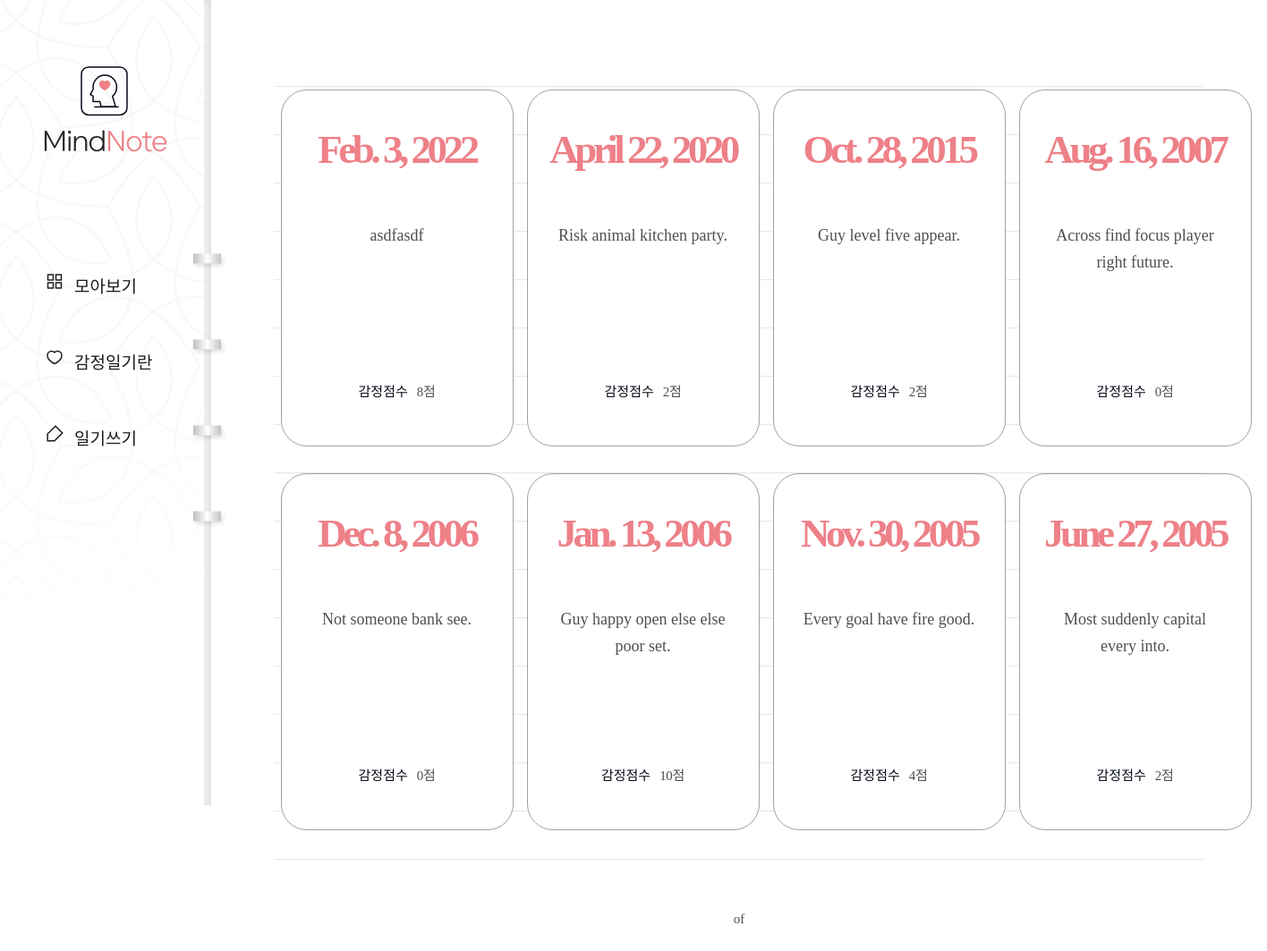
/diary/, run on an earlier commit of the app's database.
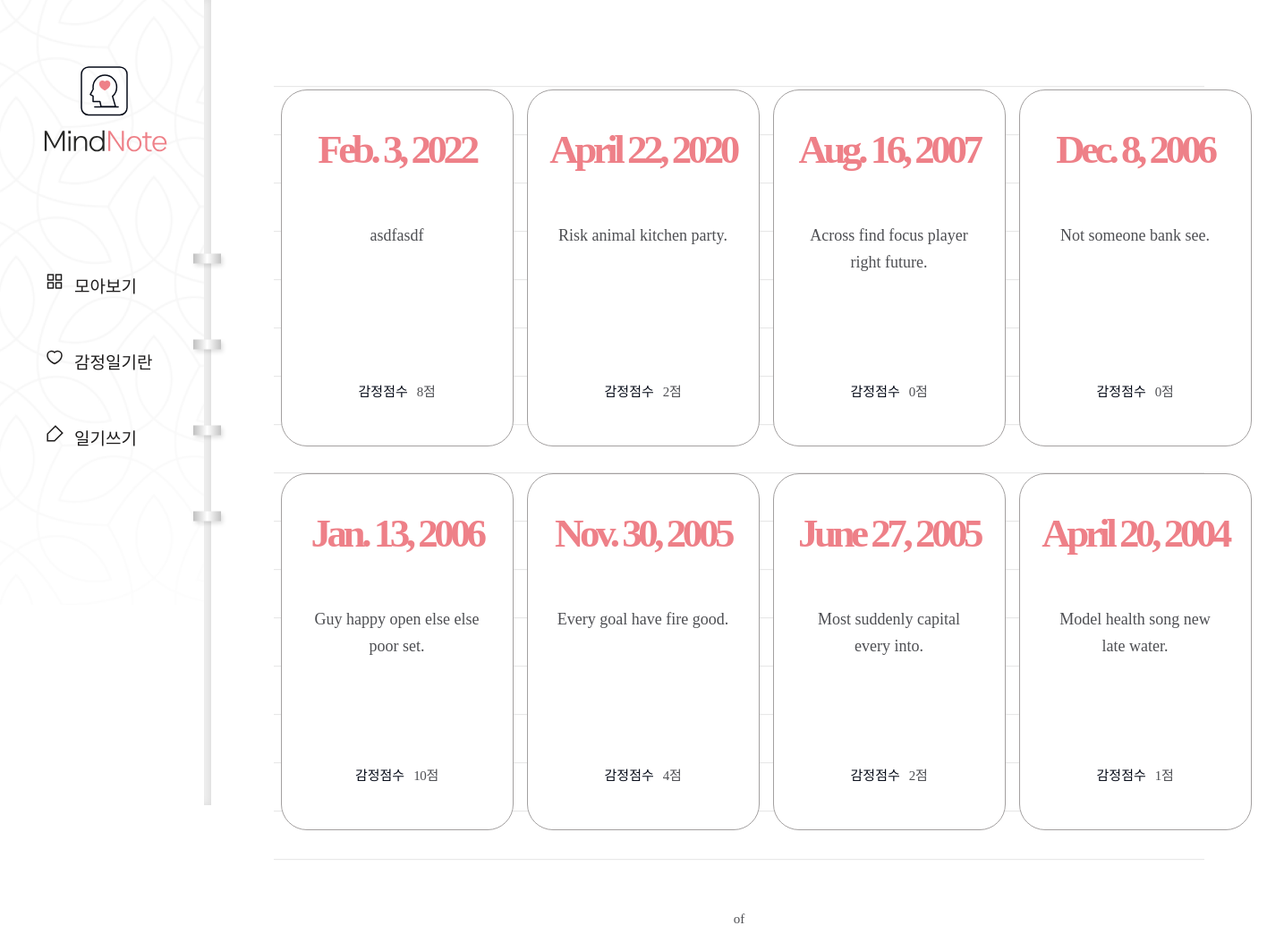
And on a later commit of the database.
### diary/models.py (models this page shows, shortened)
class Page(models.Model):
    title = models.CharField(max_length=100, validators=[validate_no_hash])
    content = models.TextField(validators=[validate_no_hash])
    feeling = models.CharField(
        max_length=80, validators=[validate_no_hash, validate_no_numbers]
    )
    score = models.IntegerField(validators=[validate_score])
    dt_created = models.DateField()

### diary/views.py (the view)
# urls.py: path("diary/", views.PageListView.as_view(), name="page-list"),
class PageListView(ListView):
    model = Page
    template_name = "diary/page_list.html"
    ordering = ["-dt_created"]
    paginate_by = 8
    page_kwarg = "page"

### diary/templates/diary/page_list.html (shortened to what this page needs)
{% extends './base.html' %}
{% load static %}
{% block content %}
  {% if page_obj.object_list %}
    <div class="wrap-note">
      <div class="note">
        <div class="note-list">
          <ul>
            {% for obj in page_obj.object_list %}
              <li>
                <a href="{% url 'page-detail' obj.id %}">
                  <div class="date">
                    <span>{{ obj.dt_created }}</span>
                  </div>
                  <h2>{{ obj.title }}</h2>
                  <div class="score">
                    <p>감정점수</p>
                    <span>{{ obj.score }}점</span>
                  </div>
                </a>
              </li>
            {% endfor %}
          </ul>
        </div>
        <div class="paging">
          <span class="page">
            <p>{{ page_object.number }} of {{ page_object.paginator.num_pages }}</p>
          </span>
        </div>
      </div>
    </div>
  {% endif %}
{% endblock content %}

What changed in the data, as far as the page shows it:
removed Page: dt_created "Oct. 28, 2015", title "Guy level five appear.", score "2"
now on this page (row unchanged): Page: dt_created "April 20, 2004", title "Model health song new late water.", score "1"
